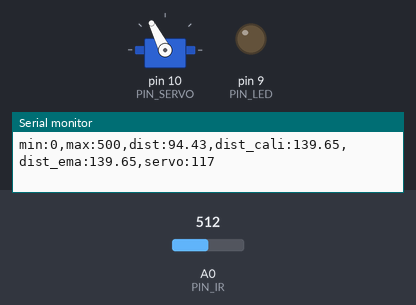
A sketch run on a simulated Arduino Uno, built with avr-gcc and run on an emulated ATmega328P. Shown: servo, output pins drawn as LEDs (lit = HIGH), the last lines printed to the serial monitor. The inputs (shaded band) are chosen by the test bench; at power-on: A0 (PIN_IR) = 512.

Above: at 1.2 s.
1.3 s: A0 (PIN_IR) set to 342
4.3 s: A0 (PIN_IR) set to 321
At 5.2 s:
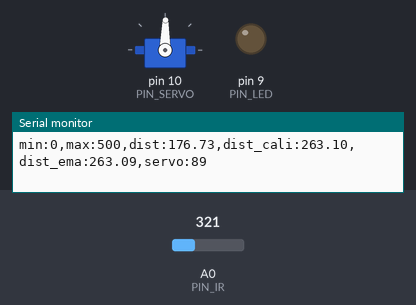
Timing chart, 0 to 7.3 s (numbered marks = the images above; inputs shaded):
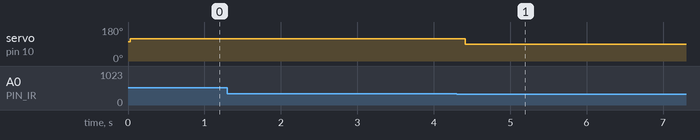

Measured:
- the behaviour switches between 329 and 328 on A0 (PIN_IR) (found by bisection; images 0 and 1)
- after the input at 4.3 s, servo on pin 10 (PIN_SERVO): 117° → 89° after 0.11 s

The sketch:

21P8.ino
```cpp
#include <Servo.h>

#define PIN_IR A0
#define PIN_LED 9
#define PIN_SERVO 10
#define PIN_TRIG 12
#define PIN_ECHO 13

#define SND_VEL 346.0
#define _INTERVAL_DIST    25
#define _INTERVAL_SERVO   20
#define _INTERVAL_SERIAL  20
#define _DIST_MIN 100
#define _DIST_MAX 400
#define _DIST_ALPHA 0.1

#define _DUTY_MIN 1460
#define _DUTY_NEU 1600
#define _DUTY_MAX 1750

float timeout;
float dist_min, dist_max, dist_center, dist_raw, dist_prev, dist_ema, alpha;
float scale;
Servo myservo;
unsigned long last_sampling_time, last_sampling_time_dist, last_sampling_time_servo, last_sampling_time_serial;
bool event_dist, event_servo, event_serial;

int a, b;

void setup() {
  pinMode(PIN_LED,OUTPUT);
  pinMode(PIN_TRIG,OUTPUT);
  digitalWrite(PIN_TRIG, LOW);
  pinMode(PIN_ECHO,INPUT);

  myservo.attach(PIN_SERVO);
  myservo.writeMicroseconds(_DUTY_NEU);

  dist_min = _DIST_MIN;
  dist_max = _DIST_MAX;
  alpha = _DIST_ALPHA;
  dist_center = _DIST_MIN + _DIST_MAX / 2.0;
  timeout = (_INTERVAL_DIST / 2) * 1000.0;
  dist_raw = dist_prev = 0.0;
  scale = 0.001 * 0.5 * SND_VEL;

  Serial.begin(57600);

  last_sampling_time = last_sampling_time_dist = last_sampling_time_servo = last_sampling_time_serial = 0;
  event_dist = event_servo = event_serial = false;

  a = 68;
  b = 268;
}

float ir_distance(void){
  float val;
  float volt = float(analogRead(PIN_IR));
  val = ((6762.0/(volt-9.0))-4.0) * 10.0;
  return val;
}

void loop() {
  if(millis() < last_sampling_time + _INTERVAL_DIST) return;

  float raw_dist = ir_distance();
  float dist_cali = 100 + 300.0 / (b - a) * (raw_dist - a);
  dist_ema = (alpha*dist_cali) + ((1-alpha)*dist_ema);

  Serial.print("min:0,max:500,dist:");
  Serial.print(raw_dist);
  Serial.print(",dist_cali:");
  Serial.print(dist_cali);
  Serial.print(",dist_ema:");
  Serial.print(dist_ema);
  Serial.print(",servo:");
  Serial.println(myservo.read());

  if(dist_ema < 255) myservo.writeMicroseconds(_DUTY_MAX);
  else if(dist_ema == 255) myservo.writeMicroseconds(_DUTY_NEU);
  else myservo.writeMicroseconds(_DUTY_MIN);

}
```
